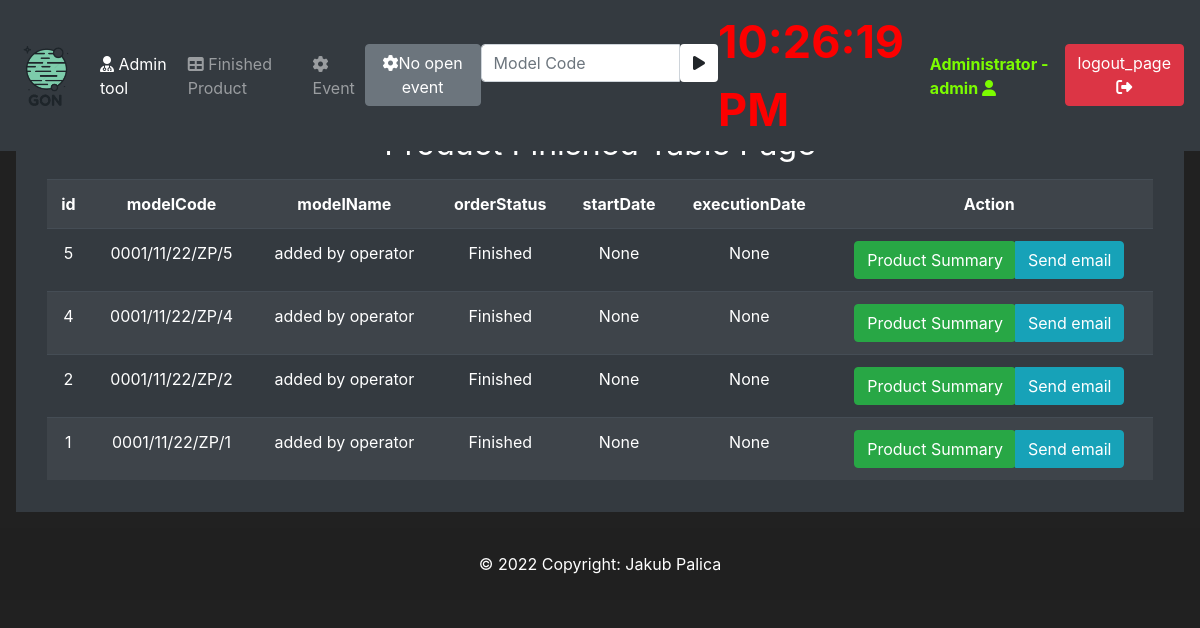
Screenshot of /productFinishedTable (signed in) with the database file from the repository.
### mainApp/models/user.py (models this page shows, shortened)
class User(UserMixin, db.Model):
    id = db.Column(db.Integer, primary_key=True, unique=True)
    username = db.Column(db.String(100), unique=True)
    password_hash = db.Column(db.String())
    email_address = db.Column(db.String())
    role = db.Column(db.Integer)

### mainApp/models/product.py (models this page shows, shortened)
class Product(db.Model):
    id = db.Column(db.Integer, primary_key=True)
    modelCode = db.Column(db.String(20), unique=True)
    modelName = db.Column(db.String(20))
    orderStatus = db.Column(db.String(20))
    startDate = db.Column(db.Integer)
    executionDate = db.Column(db.Integer)

### mainApp/products/products.py (the view)
@app.route('/productFinishedTable', methods=['GET', 'POST'])
@login_required
def product_finished_table_page():
    form = EmailForm()
    if form.validate_on_submit():
            subject = form.contactReason.data + ": " + form.id.data
            message = form.message.data
            emailSender(subject = subject , message = message)
    products = Product.query.filter(Product.orderStatus == 'Finished').order_by(Product.id.desc())
    for product in products:
        if product.startDate:
            product.startDate = datetime.fromtimestamp(product.startDate)
            product.executionDate = datetime.fromtimestamp(
                product.executionDate)
    openEvents = openEventsCounter()
    return render_template('productFinishedTable.html', products=products, openEvents=openEvents, form = form)

### mainApp/notification/forms.py
class EmailForm(FlaskForm):
    contactReasonList = [("Niepoprawny kod zlecenia", "Niepoprawny kod zlecenia"),
                     ("Pomyłka w ilości OK/NOK", "Pomyłka w ilości OK/NOK"),
                     ("Niezarejestrowane kody przestoju podczas zlecenia", "Niezarejestrowane kody przestoju podczas zlecenia"),
                     ("Brak połączenia z systemem przez dany okres czasu", "Brak połączenia z systemem przez dany okres czasu"),
                     ("Błąd systemu", "Błąd systemu"),
                     ("INNE - OPISZ", "INNE - OPISZ")]
    id = StringField(label="Model Code:")
    contactReason = SelectField(
        label='Contact Reason:', choices=contactReasonList)
    message = TextAreaField(label='Your message')
    submit = SubmitField(label='Send message')

### mainApp/events/events.py (called while the page is built)
def openEventsCounter():
    openEventCounter = 0
    activEventsList = Event.query.filter(Event.endDate == None)
    for activEventList in activEventsList:
        openEventCounter += 1
    return openEventCounter

### mainApp/models/user.py (called while the page is built)
@login_manager.user_loader
def load_user(user_id):
    return User.query.get(int(user_id))

### mainApp/templates/productFinishedTable.html (shortened to what this page needs)
{% extends 'base.html' %}
{% block content %}
<div class="text-center">
    <h1 class="h2 mb-3 font-weight-normal">{{ _('Product Finished Table Page')}}</h1>
    <div class="container">
        <div class="table-responsive">
            <table class="table table-striped table-dark" style="width: 100%">
                <tr>
                    <th>{{ _('id')}}</th>
                    <th>{{ _('modelCode')}}</th>
                    <th>{{ _('modelName')}}</th>
                    <th>{{ _('orderStatus')}}</th>
                    <th>{{ _('startDate')}}</th>
                    <th>{{ _('executionDate')}}</th>
                    <th>{{ _('Action')}}</th>
                </tr>
                {% for product in products %}
                <tr>
                    <td>{{product.id}}</td>
                    <td>{{product.modelCode}}</td>
                    <td>{{product.modelName}}</td>
                    <td>{{product.orderStatus}}</td>
                    <td>{{product.startDate}}</td>
                    <td>{{product.executionDate}}</td>
                    <td>
                        <div class="btn-group">
                            <form method="post" action="/productSummary">
                                <input type="submit" class="btn btn-success" value="{{ _('Product Summary')}}">
                            </form>
                            <button class="btn btn-outline btn-info" data-toggle="modal"
                                data-target="#Modal-sendEmail-{{product.id}}">{{ _('Send email')}}</button>
                        </div>
                    </td>
                </tr>
                {% endfor %}
            </table>
        </div>
    </div>
</div>
{% endblock %}

### mainApp/templates/base.html (shortened to what this page needs)
<!doctype html>
<html lang="en">
<head>
   <link rel="stylesheet" href="https://cdn.jsdelivr.net/npm/bootstrap@4.5.3/dist/css/bootstrap.min.css"
>
   <link rel="stylesheet" href="https://cdnjs.cloudflare.com/ajax/libs/font-awesome/4.7.0/css/font-awesome.min.css">
</head>
<body>
   <nav class="navbar navbar-expand-md navbar-dark bg-dark fixed-top">
      <a class="navbar-brand" href="{{url_for('home_page')}}"><img src="/static/LogoBIG.png" alt="..." height="60"
            class="d-inline-block"></a>
      <div class="collapse navbar-collapse" id="navbarNav">
         <ul class="navbar-nav mr-auto">
            {% if current_user.role == "admin"%}
            <li class="dropdown "><a class="nav-link active" data-toggle="dropdown" href="#"><i
                     class='fa fa-user-md'></i> {{ _('Admin tool')}}</a>
            </li>
            {% endif %}
            {% if current_user.is_authenticated %}
            <li class="nav-item">
               <a class="nav-link" href="{{url_for('product_finished_table_page')}}"><i class='fa fa-table'></i> {{
                  _('Finished Product')}}</a>
            </li>
            <li class="nav-item">
               <a class="nav-link" href="{{url_for('event_start_stop_page')}}"><i class='fa fa-cog'></i> {{
                  _('Event')}}</a>
            </li>
            {% if openEvents == 0%}
            <li class="nav-item">
               <a class="btn btn-secondary navbar-btn" href="#"><i class='fa fa-cog'></i>{{ _('No open event')}}</a>
            </li>
            {% else %}
            <li class="nav-item">
               <a class="btn btn-danger navbar-btn" href="{{url_for('event_all_stop_page')}}"><i
                     class='fa fa-hand-paper-o'></i><i class='fa fa-cog fa-spin'></i>
                  {{ _('Force STOP')}}: {{openEvents}} {{ _('event')}}</a>
            </li>
            {% endif %}
            <form method="POST" class="navbar-form navbar-left" action="{{url_for('active_product_page')}}">
               <div class="input-group">
                  <input type="text" class="form-control" placeholder="Model Code" name="modelCode"
                     autofocus="autofocus">
                  <div class="input-group-btn">
                     <button class="btn btn-default bg-white" type="submit">
                        <i class="fa fa-play"></i>
                     </button>
                  </div>
               </div>
            </form>
            {% endif %}
         </ul>
         {% if current_user.is_authenticated %}
         <div id="demo" class="fs-1" style="color: rgb(252, 0, 0); font-weight: bold; font-size: 45px;">    </div>
         <ul class="navbar-nav">
            <li class="nav-item">
               <a class="nav-link" style="color: lawngreen; font-weight: bold" href="#">{{current_user.username}}
                  - {{ current_user.role }} <i class='fa fa-user'></i></a>
            </li>
            <li class="nav-item">
               <a class="btn btn-danger navbar-btn" href="{{url_for('logout_page')}}">{{ _('logout_page')}} <i
                     class='fa fa-sign-out'></i></a>
            </li>
         </ul>
         {% endif %}
      </div>
   </nav>
   <br>
   <div class="position-relative overflow-hidden p-3 p-md-3 m-md-3 text-center bg-dark" style="color:white">
      {% block content %}
      {% endblock %}
   </div>
   <div class="text-center p-4" style="background-color: rgba(0, 0, 0, 0.025);">
      © 2022 Copyright: Jakub Palica
   </div>
</body>
</html>

### mainApp/templates/base.html (style rules this page uses)
body { background-color: #212121; color: white }

### rows the page displays
User: username "Administrator", role "admin"
Product: id "5", modelCode "0001/11/22/ZP/5", modelName "added by operator", orderStatus "Finished", startDate "None", executionDate "None"
Product: id "4", modelCode "0001/11/22/ZP/4", modelName "added by operator", orderStatus "Finished", startDate "None", executionDate "None"
Product: id "2", modelCode "0001/11/22/ZP/2", modelName "added by operator", orderStatus "Finished", startDate "None", executionDate "None"
Product: id "1", modelCode "0001/11/22/ZP/1", modelName "added by operator", orderStatus "Finished", startDate "None", executionDate "None"
